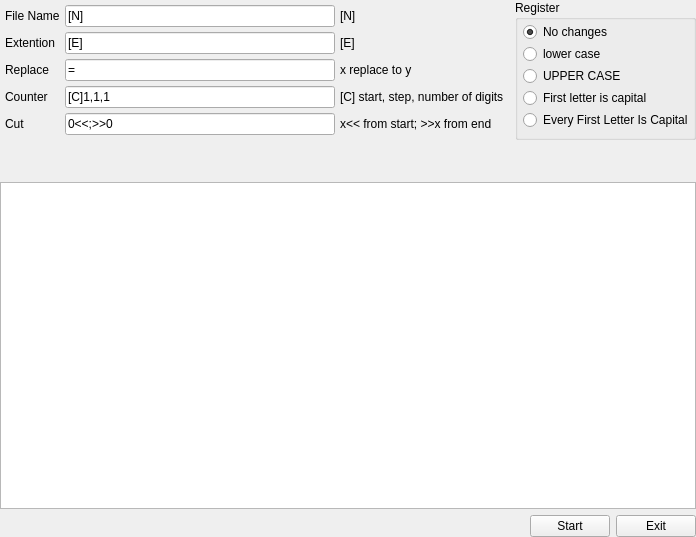
<?xml version="1.0" encoding="UTF-8"?>
<ui version="4.0">
 <class>FilesNamesClass</class>
 <widget class="QMainWindow" name="FilesNamesClass">
  <property name="geometry">
   <rect>
    <x>0</x>
    <y>0</y>
    <width>696</width>
    <height>537</height>
   </rect>
  </property>
  <property name="windowTitle">
   <string>MjFileRenamer</string>
  </property>
  <widget class="QWidget" name="centralWidget">
   <property name="minimumSize">
    <size>
     <width>500</width>
     <height>400</height>
    </size>
   </property>
   <layout class="QVBoxLayout" name="verticalLayout">
    <property name="leftMargin">
     <number>0</number>
    </property>
    <property name="topMargin">
     <number>0</number>
    </property>
    <property name="rightMargin">
     <number>0</number>
    </property>
    <property name="bottomMargin">
     <number>0</number>
    </property>
    <item>
     <layout class="QHBoxLayout" name="horizontalLayout_2">
      <item>
       <layout class="QGridLayout" name="gridLayout">
        <property name="leftMargin">
         <number>5</number>
        </property>
        <property name="topMargin">
         <number>5</number>
        </property>
        <property name="rightMargin">
         <number>5</number>
        </property>
        <property name="bottomMargin">
         <number>5</number>
        </property>
        <property name="spacing">
         <number>5</number>
        </property>
        <item row="2" column="0">
         <widget class="QLabel" name="label_4">
          <property name="text">
           <string>Replace</string>
          </property>
         </widget>
        </item>
        <item row="1" column="1">
         <widget class="QLineEdit" name="ext">
          <property name="text">
           <string>[E]</string>
          </property>
         </widget>
        </item>
        <item row="1" column="0">
         <widget class="QLabel" name="label_2">
          <property name="text">
           <string>Extention</string>
          </property>
         </widget>
        </item>
        <item row="0" column="1">
         <widget class="QLineEdit" name="name">
          <property name="text">
           <string>[N]</string>
          </property>
         </widget>
        </item>
        <item row="2" column="1">
         <widget class="QLineEdit" name="replace">
          <property name="text">
           <string>=</string>
          </property>
         </widget>
        </item>
        <item row="0" column="0">
         <widget class="QLabel" name="label">
          <property name="text">
           <string>File Name</string>
          </property>
         </widget>
        </item>
        <item row="3" column="1">
         <widget class="QLineEdit" name="counter">
          <property name="text">
           <string>[C]1,1,1</string>
          </property>
         </widget>
        </item>
        <item row="3" column="0">
         <widget class="QLabel" name="label_3">
          <property name="text">
           <string>Counter</string>
          </property>
         </widget>
        </item>
        <item row="4" column="1">
         <widget class="QLineEdit" name="cut">
          <property name="text">
           <string>0&lt;&lt;;&gt;&gt;0</string>
          </property>
         </widget>
        </item>
        <item row="4" column="0">
         <widget class="QLabel" name="label_5">
          <property name="text">
           <string>Cut</string>
          </property>
         </widget>
        </item>
        <item row="0" column="2">
         <widget class="QLabel" name="label_6">
          <property name="text">
           <string>[N]</string>
          </property>
         </widget>
        </item>
        <item row="1" column="2">
         <widget class="QLabel" name="label_7">
          <property name="text">
           <string>[E]</string>
          </property>
         </widget>
        </item>
        <item row="2" column="2">
         <widget class="QLabel" name="label_8">
          <property name="text">
           <string>x replace to y</string>
          </property>
         </widget>
        </item>
        <item row="3" column="2">
         <widget class="QLabel" name="label_9">
          <property name="text">
           <string>[C] start, step, number of digits</string>
          </property>
         </widget>
        </item>
        <item row="4" column="2">
         <widget class="QLabel" name="label_10">
          <property name="text">
           <string>x&lt;&lt; from start; &gt;&gt;x from end</string>
          </property>
         </widget>
        </item>
       </layout>
      </item>
      <item>
       <widget class="QGroupBox" name="groupBox">
        <property name="minimumSize">
         <size>
          <width>150</width>
          <height>0</height>
         </size>
        </property>
        <property name="title">
         <string>Register</string>
        </property>
        <layout class="QVBoxLayout" name="verticalLayout_2">
         <property name="spacing">
          <number>0</number>
         </property>
         <property name="leftMargin">
          <number>5</number>
         </property>
         <property name="topMargin">
          <number>0</number>
         </property>
         <property name="rightMargin">
          <number>0</number>
         </property>
         <property name="bottomMargin">
          <number>0</number>
         </property>
         <item>
          <widget class="QRadioButton" name="rb1">
           <property name="text">
            <string>No changes</string>
           </property>
           <property name="checked">
            <bool>true</bool>
           </property>
          </widget>
         </item>
         <item>
          <widget class="QRadioButton" name="rb2">
           <property name="text">
            <string>lower case</string>
           </property>
          </widget>
         </item>
         <item>
          <widget class="QRadioButton" name="rb3">
           <property name="text">
            <string>UPPER CASE</string>
           </property>
          </widget>
         </item>
         <item>
          <widget class="QRadioButton" name="rb4">
           <property name="text">
            <string>First letter is capital</string>
           </property>
          </widget>
         </item>
         <item>
          <widget class="QRadioButton" name="rb5">
           <property name="text">
            <string>Every First Letter Is Capital</string>
           </property>
          </widget>
         </item>
        </layout>
       </widget>
      </item>
     </layout>
    </item>
    <item>
     <widget class="QWidget" name="drivers" native="true">
      <property name="minimumSize">
       <size>
        <width>0</width>
        <height>30</height>
       </size>
      </property>
      <layout class="QHBoxLayout" name="horizontalLayout_3">
       <property name="leftMargin">
        <number>5</number>
       </property>
       <property name="topMargin">
        <number>0</number>
       </property>
       <property name="rightMargin">
        <number>5</number>
       </property>
       <property name="bottomMargin">
        <number>0</number>
       </property>
      </layout>
     </widget>
    </item>
    <item>
     <widget class="MediaEditView" name="view">
      <property name="contextMenuPolicy">
       <enum>Qt::PreventContextMenu</enum>
      </property>
      <property name="editTriggers">
       <set>QAbstractItemView::DoubleClicked</set>
      </property>
      <property name="showDropIndicator" stdset="0">
       <bool>false</bool>
      </property>
      <property name="alternatingRowColors">
       <bool>true</bool>
      </property>
      <property name="selectionMode">
       <enum>QAbstractItemView::ExtendedSelection</enum>
      </property>
      <property name="iconSize">
       <size>
        <width>16</width>
        <height>16</height>
       </size>
      </property>
      <property name="itemsExpandable">
       <bool>false</bool>
      </property>
      <property name="animated">
       <bool>true</bool>
      </property>
      <property name="expandsOnDoubleClick">
       <bool>true</bool>
      </property>
      <attribute name="headerDefaultSectionSize">
       <number>300</number>
      </attribute>
     </widget>
    </item>
    <item>
     <layout class="QHBoxLayout" name="horizontalLayout">
      <item>
       <spacer name="horizontalSpacer">
        <property name="orientation">
         <enum>Qt::Horizontal</enum>
        </property>
        <property name="sizeHint" stdset="0">
         <size>
          <width>40</width>
          <height>20</height>
         </size>
        </property>
       </spacer>
      </item>
      <item>
       <widget class="QPushButton" name="start">
        <property name="text">
         <string>Start</string>
        </property>
       </widget>
      </item>
      <item>
       <widget class="QPushButton" name="close">
        <property name="text">
         <string>Exit</string>
        </property>
       </widget>
      </item>
     </layout>
    </item>
   </layout>
  </widget>
 </widget>
 <layoutdefault spacing="6" margin="11"/>
 <customwidgets>
  <customwidget>
   <class>MediaEditView</class>
   <extends>QTreeView</extends>
   <header location="global">MediaEditView.h</header>
  </customwidget>
 </customwidgets>
 <resources>
  <include location="filesnames.qrc"/>
 </resources>
 <connections/>
</ui>
